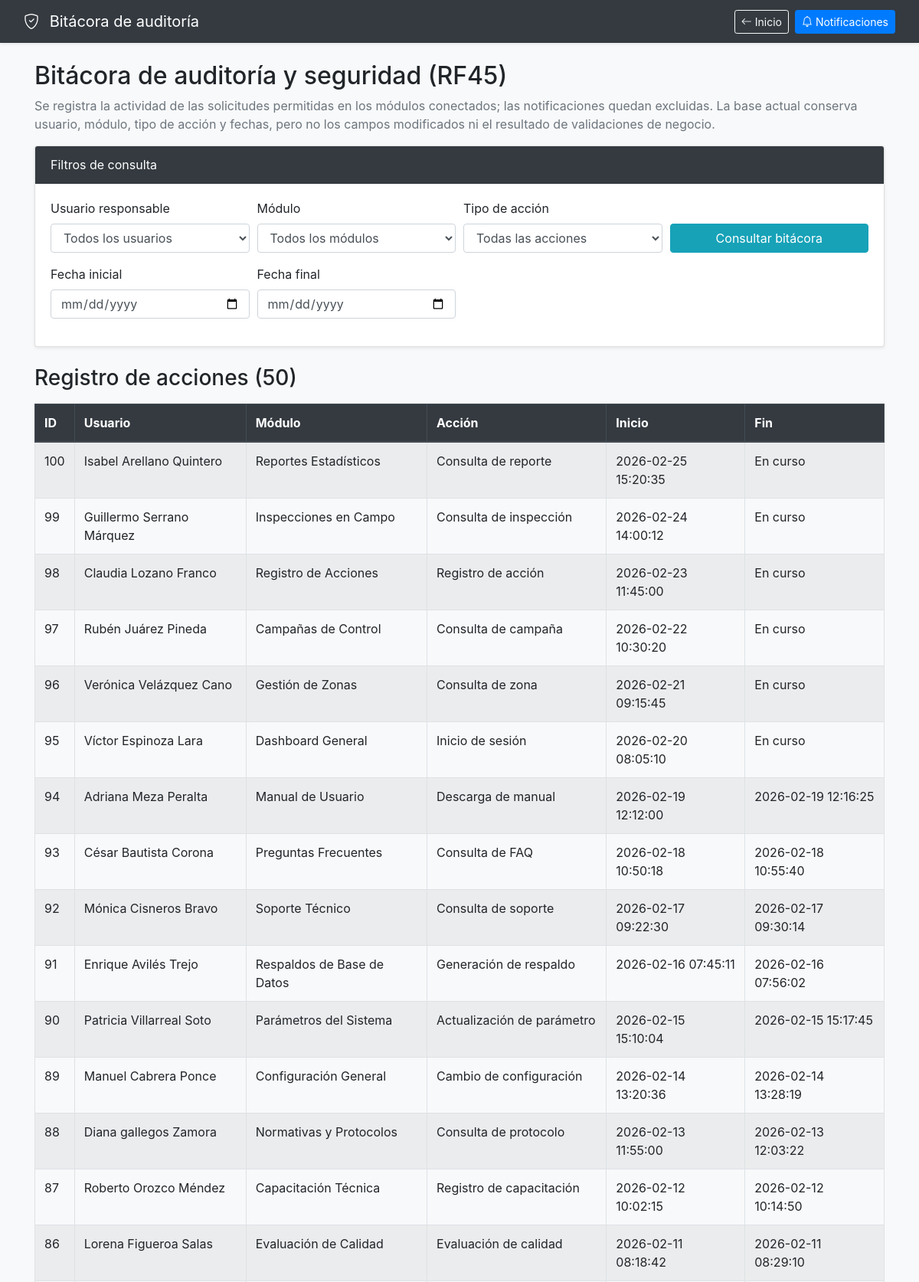
/index.php?modulo=bitacora (signed in, upper part), run on the app's committed database.
### tables this page shows
CREATE TABLE `bitacora` (
  `IdBitacora` int(11) NOT NULL AUTO_INCREMENT,
  `IdUsuario` int(11) NOT NULL,
  `IdModulo` int(11) NOT NULL,
  `TipoAccion` varchar(50) NOT NULL,
  `FechaInicioBit` datetime NOT NULL DEFAULT current_timestamp(),
  `FechaFinBit` datetime DEFAULT NULL,
  PRIMARY KEY (`IdBitacora`),
  KEY `fk_bitacora_usuario` (`IdUsuario`),
  KEY `fk_bitacora_modulo` (`IdModulo`),
  CONSTRAINT `fk_bitacora_modulo` FOREIGN KEY (`IdModulo`) REFERENCES `modulos` (`IdModulo`) ON UPDATE CASCADE,
  CONSTRAINT `fk_bitacora_usuario` FOREIGN KEY (`IdUsuario`) REFERENCES `usuarios` (`IdUsuario`) ON UPDATE CASCADE
);

CREATE TABLE `modulos` (
  `IdModulo` int(11) NOT NULL AUTO_INCREMENT,
  `NombreModulo` varchar(100) NOT NULL,
  `EstadoModulo` enum('Activo','Inactivo') NOT NULL DEFAULT 'Activo',
  PRIMARY KEY (`IdModulo`),
  UNIQUE KEY `NombreModulo` (`NombreModulo`)
);

### controllers/admin/controller.bitacora.php (called while the page is built, shortened)
<?php
require_once MODEL_PATH . 'admin/model.bitacora.php';
$modeloBitacora = new ModelBitacora($conexion);
$usuarioId = filter_input(INPUT_GET, 'usuario', FILTER_VALIDATE_INT);
$moduloId = filter_input(INPUT_GET, 'modulo_filtro', FILTER_VALIDATE_INT);
$accion = isset($_GET['accion']) && is_string($_GET['accion']) ? trim($_GET['accion']) : '';
$fechaInicio = isset($_GET['fechaInicio']) && is_string($_GET['fechaInicio']) ? $_GET['fechaInicio'] : '';
$fechaFin = isset($_GET['fechaFin']) && is_string($_GET['fechaFin']) ? $_GET['fechaFin'] : '';
$tiposAccion = ModelBitacora::tiposAccion();
foreach ($modeloBitacora->obtenerTiposAccion()->fetch_all(MYSQLI_ASSOC) as $tipoExistente) {
    if (
        isset($tipoExistente['TipoAccion'])
        && is_string($tipoExistente['TipoAccion'])
        && $tipoExistente['TipoAccion'] !== ''
        && !in_array($tipoExistente['TipoAccion'], $tiposAccion, true)
    ) {
        $tiposAccion[] = $tipoExistente['TipoAccion'];
    }
}
$fechaValida = static function ($fecha) {
    $date = DateTime::createFromFormat('!Y-m-d', $fecha);
    return $date && $date->format('Y-m-d') === $fecha;
};
if (!$fechaValida($fechaInicio)) {
    $fechaInicio = '';
}
if (!$fechaValida($fechaFin)) {
    $fechaFin = '';
}
$usuarioId = $usuarioId !== false && $usuarioId !== null && $usuarioId > 0 ? $usuarioId : 0;
$moduloId = $moduloId !== false && $moduloId !== null && $moduloId > 0 ? $moduloId : 0;
if (!in_array($accion, $tiposAccion, true)) {
    $accion = '';
}
$registros = $modeloBitacora->buscar($usuarioId, $moduloId, $accion, $fechaInicio, $fechaFin);
require_once VIEW_PATH . 'admin/bitacora.php';
?>

### models/admin/model.bitacora.php (called while the page is built, shortened)
<?php
class ModelBitacora
{
    private $conexion;
    public function __construct($conexion)
    {
        $this->conexion = $conexion;
    }
    public function obtenerTiposAccion()
    {
        return $this->conexion->query(
            "SELECT DISTINCT TipoAccion FROM Bitacora ORDER BY TipoAccion"
        );
    }
    public static function tiposAccion()
    {
        return self::TIPOS_ACCION;
    }
    public function buscar($usuarioId, $moduloId, $accion, $fechaInicio, $fechaFin)
    {
        $sql = "SELECT b.IdBitacora, b.FechaInicioBit, b.FechaFinBit, b.TipoAccion,
                       CONCAT(u.Nombre, ' ', u.Apellidos) AS Usuario,
                       m.NombreModulo
                FROM Bitacora b
                INNER JOIN Usuarios u ON u.IdUsuario = b.IdUsuario
                INNER JOIN Modulos m ON m.IdModulo = b.IdModulo
                WHERE (? = 0 OR b.IdUsuario = ?)
                  AND (? = 0 OR b.IdModulo = ?)
                  AND (? = '' OR b.TipoAccion = ?)
                  AND (? = '' OR DATE(b.FechaInicioBit) >= ?)
                  AND (? = '' OR DATE(b.FechaInicioBit) <= ?)
                ORDER BY b.FechaInicioBit DESC, b.IdBitacora DESC";
        $stmt = $this->conexion->prepare($sql);
        $stmt->bind_param(
            "iiiissssss",
            $usuarioId,
            $usuarioId,
            $moduloId,
            $moduloId,
            $accion,
            $accion,
            $fechaInicio,
            $fechaInicio,
            $fechaFin,
            $fechaFin
        );
        $stmt->execute();
        return $stmt->get_result();
    }
}

### views/admin/bitacora.php (the view, shortened to what this page needs)
<!DOCTYPE html>
<html lang="es">
<head>
    <link rel="stylesheet" href="https://cdn.jsdelivr.net/npm/bootstrap@4.6.2/dist/css/bootstrap.min.css">
    <link href="https://cdn.jsdelivr.net/npm/bootstrap-icons@1.10.5/font/bootstrap-icons.css" rel="stylesheet">
</head>
<body class="bg-light">
<nav class="navbar navbar-expand-lg navbar-dark bg-dark shadow-sm mb-4">
    <div class="container-fluid">
        <a class="navbar-brand" href="<?= BASE_URL ?>index.php?modulo=dashboard">
            <i class="bi bi-shield-check mr-2"></i> Bitácora de auditoría
        </a>
        <div class="d-flex align-items-center">
            <a href="<?= BASE_URL ?>index.php?modulo=dashboard" class="btn btn-outline-light btn-sm mr-2">
                <i class="bi bi-arrow-left"></i> Inicio
            </a>
            <a href="<?= BASE_URL ?>index.php?modulo=notificaciones" class="btn btn-primary btn-sm position-relative">
                <i class="bi bi-bell"></i> Notificaciones
            </a>
        </div>
    </div>
</nav>
    <div class="container mt-4">
        <h2>Bitácora de auditoría y seguridad (RF45)</h2>
        <p class="text-muted">
            Se registra la actividad de las solicitudes permitidas en los módulos conectados; las notificaciones
            quedan excluidas. La base actual conserva usuario, módulo, tipo de acción y fechas, pero no los campos
            modificados ni el resultado de validaciones de negocio.
        </p>
        <div class="card shadow-sm mb-4">
            <div class="card-header bg-dark text-white">
                Filtros de consulta
            </div>
            <div class="card-body">
                <form action="<?= BASE_URL ?>index.php" method="GET">
                    <div class="form-row">
                        <div class="form-group col-md-3">
                            <label for="usuario">Usuario responsable</label>
                            <select id="usuario" name="usuario" class="form-control">
                                <option value="0">Todos los usuarios</option>
                            </select>
                        </div>
                        <div class="form-group col-md-3">
                            <label for="modulo_filtro">Módulo</label>
                            <select id="modulo_filtro" name="modulo_filtro" class="form-control">
                                <option value="0">Todos los módulos</option>
                            </select>
                        </div>
                        <div class="form-group col-md-3">
                            <label for="accion">Tipo de acción</label>
                            <select id="accion" name="accion" class="form-control">
                                <option value="">Todas las acciones</option>
                            </select>
                        </div>
                        <div class="form-group col-md-3">
                            <label>&nbsp;</label>
                            <button type="submit" class="btn btn-info btn-block">
                                Consultar bitácora
                            </button>
                        </div>
                    </div>
                    <div class="form-row">
                        <div class="form-group col-md-3">
                            <label for="fechaInicio">Fecha inicial</label>
                            <input type="date" id="fechaInicio" name="fechaInicio" class="form-control" value="<?= htmlspecialchars($fechaInicio, ENT_QUOTES, 'UTF-8') ?>">
                        </div>
                        <div class="form-group col-md-3">
                            <label for="fechaFin">Fecha final</label>
                            <input type="date" id="fechaFin" name="fechaFin" class="form-control" value="<?= htmlspecialchars($fechaFin, ENT_QUOTES, 'UTF-8') ?>">
                        </div>
                    </div>
                </form>
            </div>
        </div>
        <h3 class="mb-3">
            Registro de acciones (<?= (int) $registros->num_rows ?>)
        </h3>
        <div class="table-responsive">
            <table class="table table-striped table-hover table-bordered">
                <thead class="thead-dark">
                    <tr>
                        <th>ID</th>
                        <th>Usuario</th>
                        <th>Módulo</th>
                        <th>Acción</th>
                        <th>Inicio</th>
                        <th>Fin</th>
                    </tr>
                </thead>
                <tbody>
                    <?php if ($registros && $registros->num_rows > 0): ?>
                        <?php while ($registro = $registros->fetch_assoc()): ?>
                            <tr>
                                <td><?= (int)$registro['IdBitacora'] ?></td>
                                <td><?= htmlspecialchars($registro['Usuario'], ENT_QUOTES, 'UTF-8') ?></td>
                                <td><?= htmlspecialchars($registro['NombreModulo'], ENT_QUOTES, 'UTF-8') ?></td>
                                <td><?= htmlspecialchars($registro['TipoAccion'], ENT_QUOTES, 'UTF-8') ?></td>
                                <td><?= htmlspecialchars($registro['FechaInicioBit'], ENT_QUOTES, 'UTF-8') ?></td>
                                <td><?= htmlspecialchars($registro['FechaFinBit'] ?? 'En curso', ENT_QUOTES, 'UTF-8') ?></td>
                            </tr>
                        <?php endwhile; ?>
                    <?php else: ?>
                        <tr><td colspan="6" class="text-center">No hay acciones registradas con esos filtros.</td></tr>
                    <?php endif; ?>
                </tbody>
            </table>
        </div>
    </div>
</body>
</html>

### index.php (shortened to what this page needs)
<?php
$modulo = $_REQUEST['modulo'] ?? 'home';
require_once RESOURCE_PATH . 'class/class.permissions.php';
$objConexion = new Connection();
$conexion = $objConexion->getConexion();
require_once MODEL_PATH . 'admin/model.bitacora.php';
switch ($modulo) {
    case 'bitacora':
        require_once CONTROLLER_PATH . 'admin/controller.bitacora.php';
        break;
}
?>

### data on the page
bitacora: IdBitacora "100", Usuario "Isabel Arellano Quintero", IdModulo.NombreModulo "Reportes Estadísticos", TipoAccion "Consulta de reporte", FechaInicioBit "2026-02-25 15:20:35", FechaFinBit "En curso"
bitacora: IdBitacora "99", Usuario "Guillermo Serrano Márquez", IdModulo.NombreModulo "Inspecciones en Campo", TipoAccion "Consulta de inspección", FechaInicioBit "2026-02-24 14:00:12", FechaFinBit "En curso"
bitacora: IdBitacora "98", Usuario "Claudia Lozano Franco", IdModulo.NombreModulo "Registro de Acciones", TipoAccion "Registro de acción", FechaInicioBit "2026-02-23 11:45:00", FechaFinBit "En curso"
bitacora: IdBitacora "97", Usuario "Rubén Juárez Pineda", IdModulo.NombreModulo "Campañas de Control", TipoAccion "Consulta de campaña", FechaInicioBit "2026-02-22 10:30:20", FechaFinBit "En curso"
bitacora: IdBitacora "96", Usuario "Verónica Velázquez Cano", IdModulo.NombreModulo "Gestión de Zonas", TipoAccion "Consulta de zona", FechaInicioBit "2026-02-21 09:15:45", FechaFinBit "En curso"
bitacora: IdBitacora "95", Usuario "Víctor Espinoza Lara", IdModulo.NombreModulo "Dashboard General", TipoAccion "Inicio de sesión", FechaInicioBit "2026-02-20 08:05:10", FechaFinBit "En curso"
bitacora: IdBitacora "94", Usuario "Adriana Meza Peralta", IdModulo.NombreModulo "Manual de Usuario", TipoAccion "Descarga de manual", FechaInicioBit "2026-02-19 12:12:00", FechaFinBit "2026-02-19 12:16:25"
bitacora: IdBitacora "93", Usuario "César Bautista Corona", IdModulo.NombreModulo "Preguntas Frecuentes", TipoAccion "Consulta de FAQ", FechaInicioBit "2026-02-18 10:50:18", FechaFinBit "2026-02-18 10:55:40"
bitacora: IdBitacora "92", Usuario "Mónica Cisneros Bravo", IdModulo.NombreModulo "Soporte Técnico", TipoAccion "Consulta de soporte", FechaInicioBit "2026-02-17 09:22:30", FechaFinBit "2026-02-17 09:30:14"
bitacora: IdBitacora "91", Usuario "Enrique Avilés Trejo", IdModulo.NombreModulo "Respaldos de Base de Datos", TipoAccion "Generación de respaldo", FechaInicioBit "2026-02-16 07:45:11", FechaFinBit "2026-02-16 07:56:02"
bitacora: IdBitacora "90", Usuario "Patricia Villarreal Soto", IdModulo.NombreModulo "Parámetros del Sistema", TipoAccion "Actualización de parámetro", FechaInicioBit "2026-02-15 15:10:04", FechaFinBit "2026-02-15 15:17:45"
bitacora: IdBitacora "89", Usuario "Manuel Cabrera Ponce", IdModulo.NombreModulo "Configuración General", TipoAccion "Cambio de configuración", FechaInicioBit "2026-02-14 13:20:36", FechaFinBit "2026-02-14 13:28:19"
bitacora: IdBitacora "88", Usuario "Diana gallegos Zamora", IdModulo.NombreModulo "Normativas y Protocolos", TipoAccion "Consulta de protocolo", FechaInicioBit "2026-02-13 11:55:00", FechaFinBit "2026-02-13 12:03:22"
bitacora: IdBitacora "87", Usuario "Roberto Orozco Méndez", IdModulo.NombreModulo "Capacitación Técnica", TipoAccion "Registro de capacitación", FechaInicioBit "2026-02-12 10:02:15", FechaFinBit "2026-02-12 10:14:50"
bitacora: IdBitacora "86", Usuario "Lorena Figueroa Salas", IdModulo.NombreModulo "Evaluación de Calidad", TipoAccion "Evaluación de calidad", FechaInicioBit "2026-02-11 08:18:42", FechaFinBit "2026-02-11 08:29:10"

### other printed values
$registros->num_rows "50"
